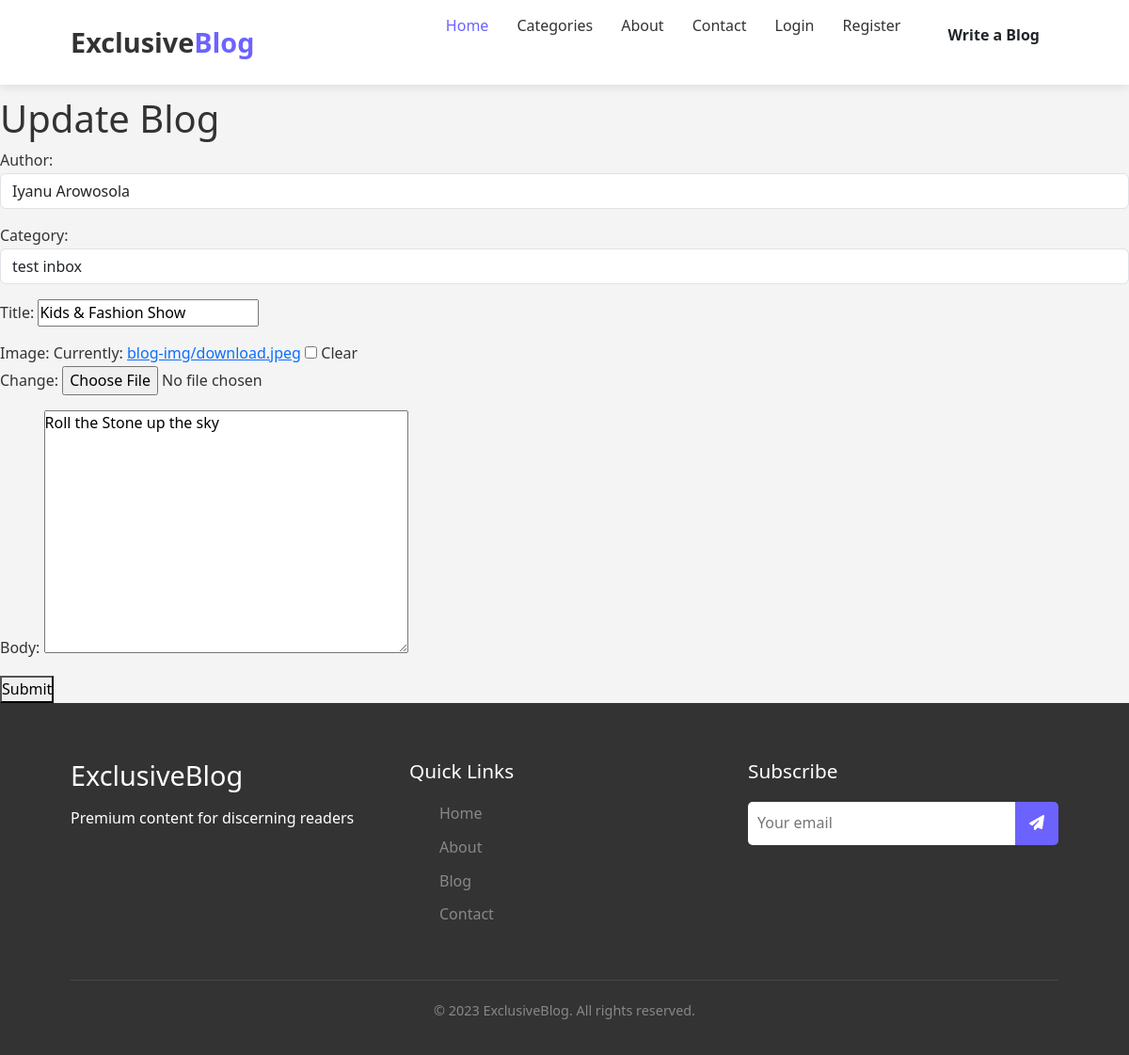
The app's page /blog/update/1 with its own data.
### blog/models.py (models this page shows, shortened)
class Blog(models.Model):
    author = models.ForeignKey(Author, on_delete=models.CASCADE, blank=True, null=True)   # use later
    category = models.ForeignKey(Category, on_delete=models.SET_NULL, null=True)
    title = models.CharField(max_length=100, blank=True, null=True)
    description = models.CharField(max_length=150, blank=True, null=True)
    image = models.ImageField(upload_to='blog-img/', blank=True, null=True)
    body = RichTextField(blank=True, null=True)
    created_at = models.DateTimeField(auto_now_add=True)
    updated_at = models.DateTimeField(auto_now=True)

### blog/views.py (the view)
# urls.py: path('update/<int:blog_id>', views.update_blog, name="update-blog"),
def update_blog(request, blog_id):
    blog = get_object_or_404(Blog, id=blog_id)
    if request.method == 'POST':
        form = CreateBlogForm(request.POST, request.FILES, instance=blog)
        if form.is_valid():
            form.save()
            print("Form Updated")
            return redirect('blog-site')
    else:     # GET http request
        form = CreateBlogForm(instance=blog)
        return render(request, "blog/update_blog.html", {"form":form})

### blog/forms.py
class CreateBlogForm(forms.ModelForm):
    category = forms.ModelChoiceField(queryset=Category.objects.all(), widget=forms.Select(attrs={'class': 'form-control'}))
    author = forms.ModelChoiceField(
        queryset=Author.objects.all(),
        widget=forms.Select(attrs={'class': 'form-control'})
    )
    class Meta:
        model = Blog
        fields = ['author', 'category', 'title', 'image', 'body']

### blog/models.py (called while the page is built)
    def __str__(self):
        return f"{self.first_name} {self.last_name}"

    def __str__(self):
        return self.name

### templates/blog/update_blog.html (shortened to what this page needs)
{% extends "blog/base.html" %}
{% load static %}
{% block content %}
<br><br><br><br>
<h1>Update Blog </h1>
<form action="" method="POST" enctype="multipart/form-data">
    {{ form.as_p }}
    <button type="submit">Submit</button>
</form>
{% endblock content %}

### static/assets/blog.css (style rules this page uses)
:root { --primary-color: #6c63ff; --secondary-color: #4a42e8; --dark-color: #333; --light-color: #f4f4f4; --gray-color: #888; --white-color: #fff; --black-color: #000; }
* { margin: 0; padding: 0; box-sizing: border-box; }
body { font-family: 'Segoe UI', Tahoma, Geneva, Verdana, sans-serif; line-height: 1.6; color: var(--dark-color); background-color: var(--light-color); }

### records on screen
Blog: author "Iyanu Arowosola", category "test inbox", title "Kids & Fashion Show", body "Roll the Stone up the sky"
